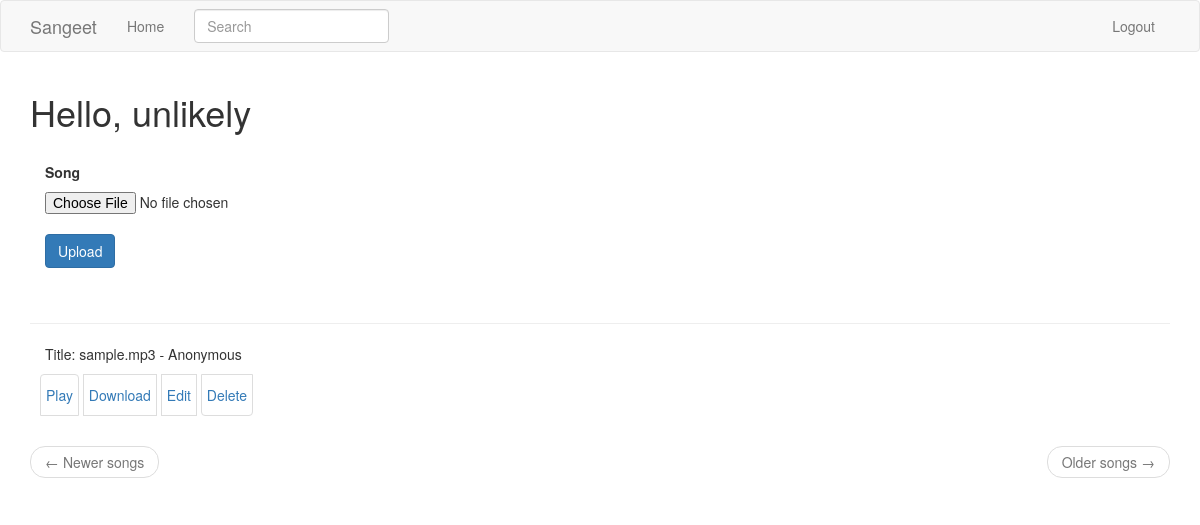
Before: /index (signed in) with the older database file.
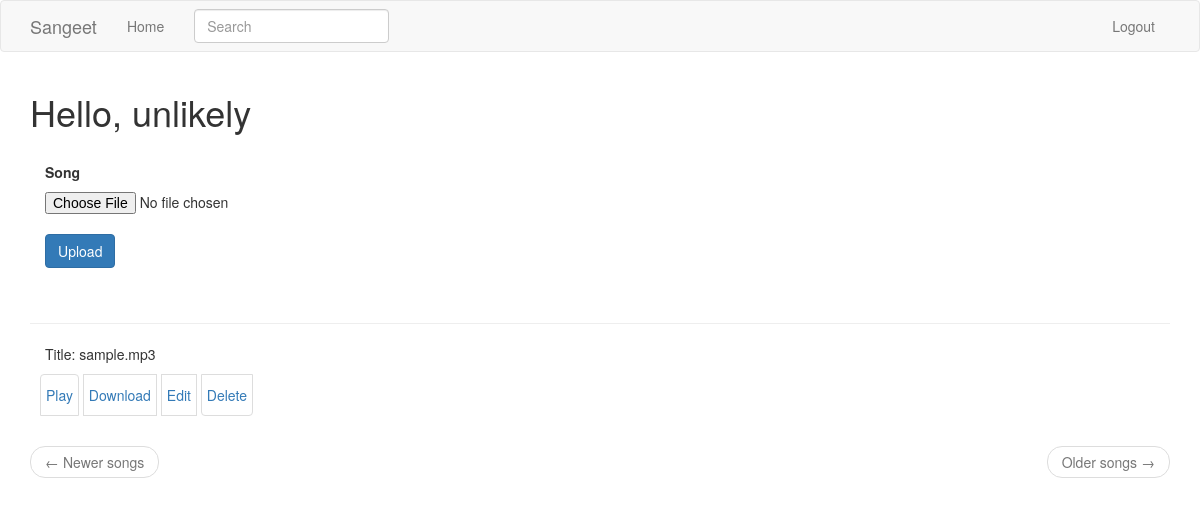
After: the same page with the newer database file.
### app/models.py (models this page shows, shortened)
class User(UserMixin, db.Model):
    id = db.Column(db.Integer, primary_key=True)
    username = db.Column(db.String(64), index=True, unique=True)
    email = db.Column(db.String(120), index=True, unique=True)
    password_hash = db.Column(db.String(128))
    songs = db.relationship('Song', backref='listener', lazy='dynamic')

class Song(db.Model):
    id = db.Column(db.Integer, primary_key=True)
    user_id = db.Column(db.Integer, db.ForeignKey('user.id'))
    timestamp = db.Column(db.DateTime, default=datetime.utcnow)
    title = db.Column(db.String(40),index=True)
    artist = db.Column(db.String(40), index=True)
    album = db.Column(db.String(40), index=True)
    url = db.Column(db.String(40), index=True, unique=True)

### app/routes.py (the view, shortened to what this page needs)
@app.route('/',methods=['GET', 'POST'])
@app.route('/index',methods=['GET', 'POST'])
@login_required
def index():
   form = SongForm()
   page = request.args.get('page',1,type=int)
   songs = current_user.songs.paginate(page, app.config['SONGS_PER_PAGE'], False)
   next_url = url_for('index', page=songs.next_num) \
      if songs.has_next else None
   prev_url = url_for('index', page=songs.prev_num) \
      if songs.has_prev else None
   return render_template('index.html',title='Home', songs=songs.items, form=form, next_url=next_url, prev_url=prev_url)

### app/forms.py (shortened to what this page needs)
class SearchForm(FlaskForm):
    q = StringField('Search', validators=[DataRequired()])
    def __init__(self, *args, **kwargs):
        if 'formdata' not in kwargs:
            kwargs['formdata'] = request.args
        if 'csrf_enabled' not in kwargs:
            kwargs['csrf_enabled'] = False
        super(SearchForm, self).__init__(*args, **kwargs)

class SongForm(FlaskForm):
    song = FileField('Song', validators=[DataRequired()])
    submit = SubmitField('Upload')

### app/models.py (called while the page is built)
@login.user_loader
def load_user(id):
    return User.query.get(int(id))

### app/routes.py (called while the page is built)
@app.before_request
def before_request():
   if current_user.is_authenticated:
      g.search_form = SearchForm()

### app/templates/index.html (shortened to what this page needs)
{% extends 'base.html' %}
{% block app_content %}
<h1>Hello, {{ current_user.username }}</h1>
<br>
<div class="container">
    <form action="" method="post" enctype=multipart/form-data>
        <div class="form-group">
            <label>{{ form.song.label }} </label>
            {{ form.song(class_='form-control-file') }}<br>
            {{ form.submit(class_='btn btn-primary') }}
        </div>
    </form>
</div>
<br>
<hr>
{% for song in songs %}
<div>
    <div class="container">
    <p>
        Title: {{ song.title}}
        {% if song.artist %}
        - {{ song.artist }}
        {% endif %}
            <ul class="list-inline list-group-horizontal-lg">
                <li class="list-group-item"><a href="{{ url_for('play', file_url=song.url) }}">Play</a></li>
                <li class="list-group-item"><a href="{{ url_for('download',file_url=song.url, file_name=song.title) }}">
                        Download
                    </a>
                </li>
                <li class="list-group-item"><a href="{{ url_for('edit', file_url=song.url) }}">Edit</a></li>
                <li class="list-group-item"><a href="{{ url_for('delete', file_url=song.url) }}">Delete</a></li>
            </ul>
        </div>
</div>
{% endfor %}
<nav aria-label="...">
    <ul class="pager">
        <li class="previous{% if not prev_url %} disabled{% endif %}">
            <a href="{{ prev_url or '#' }}">
                <span aria-hidden="true">&larr;</span> Newer songs
            </a>
        </li>
        <li class="next{% if not next_url %} disabled{% endif %}">
            <a href="{{ next_url or '#' }}">
                Older songs <span aria-hidden="true">&rarr;</span>
            </a>
        </li>
    </ul>
</nav>
{% endblock %}

### app/templates/base.html (shortened to what this page needs)
{% extends 'bootstrap/base.html' %}
{% block navbar %}
<nav class="navbar navbar-default">
    <div class="container">
        <div class="navbar-header">
            <a class="navbar-brand" href="{{ url_for('index') }}">Sangeet</a>
        </div>
        <div class="collapse navbar-collapse" id="bs-example-navbar-collapse-1">
            <ul class="nav navbar-nav">
                <li><a href="{{ url_for('index') }}">Home</a></li>
            </ul>
            {% if g.search_form %}
            <form class="navbar-form navbar-left" method="get" action="{{ url_for('search') }}">
                <div class="form-group">
                    {{ g.search_form.q(size=20, class='form-control',
                        placeholder=g.search_form.q.label.text) }}
                </div>
            </form>
            {% endif %}
            <ul class="nav navbar-nav navbar-right">
                {% if current_user.is_anonymous %}
                <li><a href="{{ url_for('login') }}">Login</a></li>
                {% else %}
                <li><a href="{{ url_for('logout') }}">Logout</a></li>
                {% endif %}
            </ul>
        </div>
    </div>
</nav>
{% endblock %}
{% block content %}
<div class="container">
    {% block app_content %}{% endblock %}
</div>
{% endblock %}

Changed rows visible on the page:
changed Song "sample.mp3": artist "Anonymous" → (not shown)
